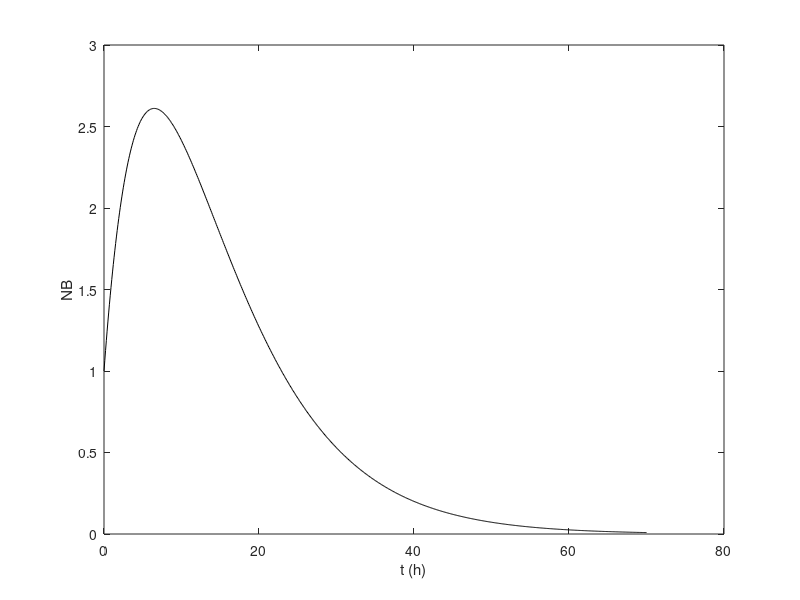

This chart was generated by the following MATLAB code:
clear all
close all
RNa0Nb0 = 5;
Nbi = 1;
Nai = 1;
ta = 6.7;
tb = 9.2;
la = 1 / ta;
lb = 1 / tb;
dt = 0.1;
Na(1) = Nai;
% Calculating the amount of radioactive nucleids after radioactive decay
Nb(1) = Nbi;
T(10) = 0;
i=1;
while max(T) < 70
dNadt = -Na(i)*la;
dNbdt = RNa0Nb0 * Na(i)*la - Nb(i)*lb;
i=i+1;
Na(i) = Na(i-1) + dt*dNadt;
Nb(i) = Nb(i-1) + dt*dNbdt;
T(i) = T(i-1) + dt;
end
% analytic solution
NbA = la/(lb-la) * RNa0Nb0 * (exp(-la.*T)-exp(-lb.*T)) + exp(-lb.*T)
figure;
plot(T,Nb,'k-');
xlabel('t (h)');
ylabel('NB');